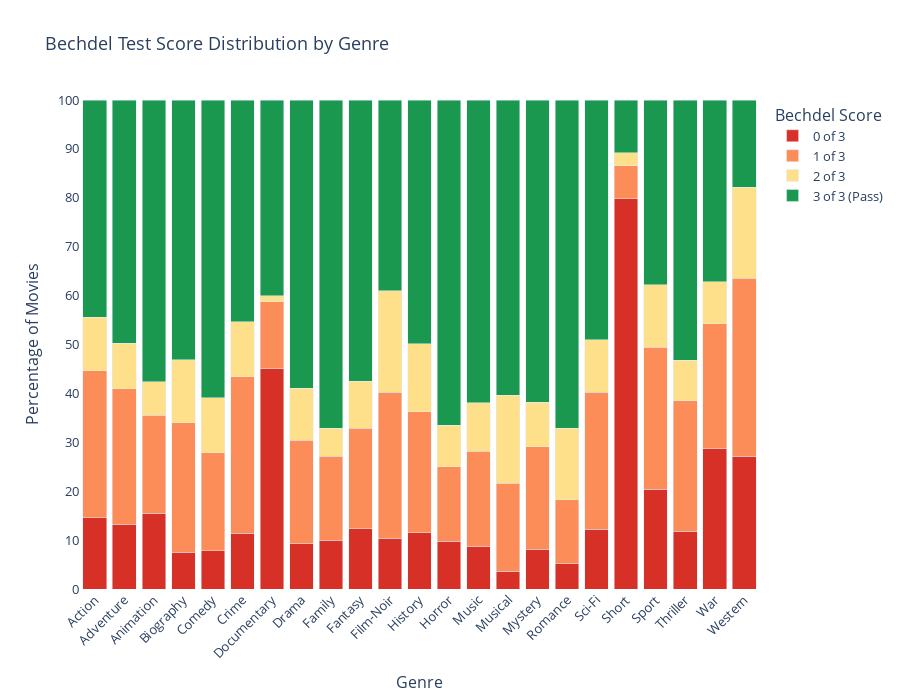

The notebook cell this image was saved under:
### Code cell
# ---- STACKED BAR CHART FOR BECHDEL TEST RESULTS BY GENRE ----

# ---- Data processing ----

# new copy of clean dataframe loaded into new variable
df_bar2 = df2.copy()

# split multi-genre entries into lists so each movie contributes to all its genres
df_bar2["genre_list"] = df_bar2["genre"].str.split(",")

# expand each list of genres into separate rows (one row per movie–genre pair)
df_bar2 = df_bar2.explode("genre_list") 

# clean up whitespace around genre names after splitting
df_bar2["genre_list"] = df_bar2["genre_list"].str.strip()

# keep only valid bechdel scores
df_bar2 = df_bar2[df_bar2["rating"].isin([0, 1, 2, 3])]

# remove genres with very few observations
df_bar2 = df_bar2[~df_bar2["genre_list"].isin(["Adult", "News"])]

# count how many movies fall into each Bechdel score for every genre
counts = (
    df_bar2.groupby(["genre_list", "rating"])
    .size()
    .reset_index(name="count")
)

# convert raw counts into percentages within each genre
counts["percentage"] = (
    counts.groupby("genre_list")["count"]
    .transform(lambda x: 100 * x / x.sum())
)

# map numeric Bechdel scores to descriptive labels for readability in the legend (same as previous plot)
rating_labels = {
    0: "0 of 3",
    1: "1 of 3",
    2: "2 of 3",
    3: "3 of 3 (Pass)"
}
counts["label"] = counts["rating"].map(rating_labels)

# ---- Sorting Logic ----

# order genres by percentage passing
pass_order = (
    counts[counts["rating"] == 3]
    .sort_values("percentage", ascending=False)["genre_list"]
)

# apply the custom genre order to the dataframe
counts["genre_list"] = pd.Categorical(
    counts["genre_list"],
    categories=pass_order,
    ordered=True
)

# ---- Visualisation ----

# create a stacked bar chart showing the distribution of Bechdel scores per genre
fig = px.bar(
    counts,
    x="genre_list",
    y="percentage",
    color="label",
    title=f"Bechdel Test Score Distribution by Genre",
    labels={
        "genre_list": "Genre",
        "percentage": "Percentage of Movies",
        "label": "Bechdel Score"
    },

    # ensure Bechdel score categories appear in logical order in the legend and stacks
    category_orders={
        "label": ["0 of 3", "1 of 3", "2 of 3", "3 of 3 (Pass)"]
    },

    # use a consistent red-to-green color scale to reflect failure and success
    color_discrete_map={
        "0 of 3": "#d73027",
        "1 of 3": "#fc8d59",
        "2 of 3": "#fee08b",
        "3 of 3 (Pass)": "#1a9850"
    }
)

# ---- Styling ----

# stack bars so each genre sums to 100%
fig.update_layout(
    barmode="stack",
    height=700,
    paper_bgcolor="white",
    plot_bgcolor="white",
    font=dict(size=13),
    xaxis_tickangle=-45     # rotate labels to improve readability
)

# lock y-axis to 0–100% for consistent visual comparison
fig.update_yaxes(range=[0, 100], dtick=10)

# render the chart
fig.show()

### Figure 1 — Plotly figure (JSON) as saved in the notebook; plotly's stock layout.template omitted (floating-point values rounded to 4 significant figures)
{"data": [{"hovertemplate": "Bechdel Score=0 of 3<br>Genre=%{x}<br>Percentage of Movies=%{y}<extra></extra>", "legendgroup": "0 of 3", "marker": {"color": "#d73027", "pattern": {"shape": ""}}, "name": "0 of 3", "orientation": "v", "showlegend": true, "textposition": "auto", "type": "bar", "x": ["Action", "Adventure", "Animation", "Biography", "Comedy", "Crime", "Documentary", "Drama", "Family", "Fantasy", "Film-Noir", "History", "Horror", "Music", "Musical", "Mystery", "Romance", "Sci-Fi", "Short", "Sport", "Thriller", "War", "Western"], "xaxis": "x", "y": [14.55, 13.25, 15.53, 7.521, 7.851, 11.36, 45.0, 9.249, 9.953, 12.28, 10.39, 11.5, 9.771, 8.75, 3.673, 8.165, 5.118, 12.26, 79.82, 20.35, 11.78, 28.64, 27.12], "yaxis": "y"}, {"hovertemplate": "Bechdel Score=1 of 3<br>Genre=%{x}<br>Percentage of Movies=%{y}<extra></extra>", "legendgroup": "1 of 3", "marker": {"color": "#fc8d59", "pattern": {"shape": ""}}, "name": "1 of 3", "orientation": "v", "showlegend": true, "textposition": "auto", "type": "bar", "x": ["Action", "Adventure", "Animation", "Biography", "Comedy", "Crime", "Documentary", "Drama", "Family", "Fantasy", "Film-Noir", "History", "Horror", "Music", "Musical", "Mystery", "Romance", "Sci-Fi", "Short", "Sport", "Thriller", "War", "Western"], "xaxis": "x", "y": [30.06, 27.73, 20.03, 26.5, 20.03, 32.03, 13.75, 21.13, 17.22, 20.55, 29.87, 24.78, 15.21, 19.38, 17.96, 20.89, 13.15, 27.93, 6.726, 29.07, 26.7, 25.63, 36.44], "yaxis": "y"}, {"hovertemplate": "Bechdel Score=2 of 3<br>Genre=%{x}<br>Percentage of Movies=%{y}<extra></extra>", "legendgroup": "2 of 3", "marker": {"color": "#fee08b", "pattern": {"shape": ""}}, "name": "2 of 3", "orientation": "v", "showlegend": true, "textposition": "auto", "type": "bar", "x": ["Action", "Adventure", "Animation", "Biography", "Comedy", "Crime", "Documentary", "Drama", "Family", "Fantasy", "Film-Noir", "History", "Horror", "Music", "Musical", "Mystery", "Romance", "Sci-Fi", "Short", "Sport", "Thriller", "War", "Western"], "xaxis": "x", "y": [10.95, 9.262, 6.804, 12.82, 11.2, 11.29, 1.25, 10.68, 5.687, 9.649, 20.78, 13.86, 8.511, 10.0, 17.96, 9.12, 14.58, 10.76, 2.691, 12.79, 8.352, 8.543, 18.64], "yaxis": "y"}, {"hovertemplate": "Bechdel Score=3 of 3 (Pass)<br>Genre=%{x}<br>Percentage of Movies=%{y}<extra></extra>", "legendgroup": "3 of 3 (Pass)", "marker": {"color": "#1a9850", "pattern": {"shape": ""}}, "name": "3 of 3 (Pass)", "orientation": "v", "showlegend": true, "textposition": "auto", "type": "bar", "x": ["Action", "Adventure", "Animation", "Biography", "Comedy", "Crime", "Documentary", "Drama", "Family", "Fantasy", "Film-Noir", "History", "Horror", "Music", "Musical", "Mystery", "Romance", "Sci-Fi", "Short", "Sport", "Thriller", "War", "Western"], "xaxis": "x", "y": [44.45, 49.76, 57.64, 53.16, 60.93, 45.31, 40.0, 58.94, 67.14, 57.52, 38.96, 49.85, 66.51, 61.88, 60.41, 61.82, 67.14, 49.05, 10.76, 37.79, 53.17, 37.19, 17.8], "yaxis": "y"}], "layout": {"barmode": "stack", "font": {"size": 13}, "height": 700, "legend": {"title": {"text": "Bechdel Score"}, "tracegroupgap": 0}, "paper_bgcolor": "white", "plot_bgcolor": "white", "title": {"text": "Bechdel Test Score Distribution by Genre"}, "xaxis": {"anchor": "y", "domain": [0, 1], "tickangle": -45, "title": {"text": "Genre"}}, "yaxis": {"anchor": "x", "domain": [0, 1], "dtick": 10, "range": [0, 100], "title": {"text": "Percentage of Movies"}}}}
